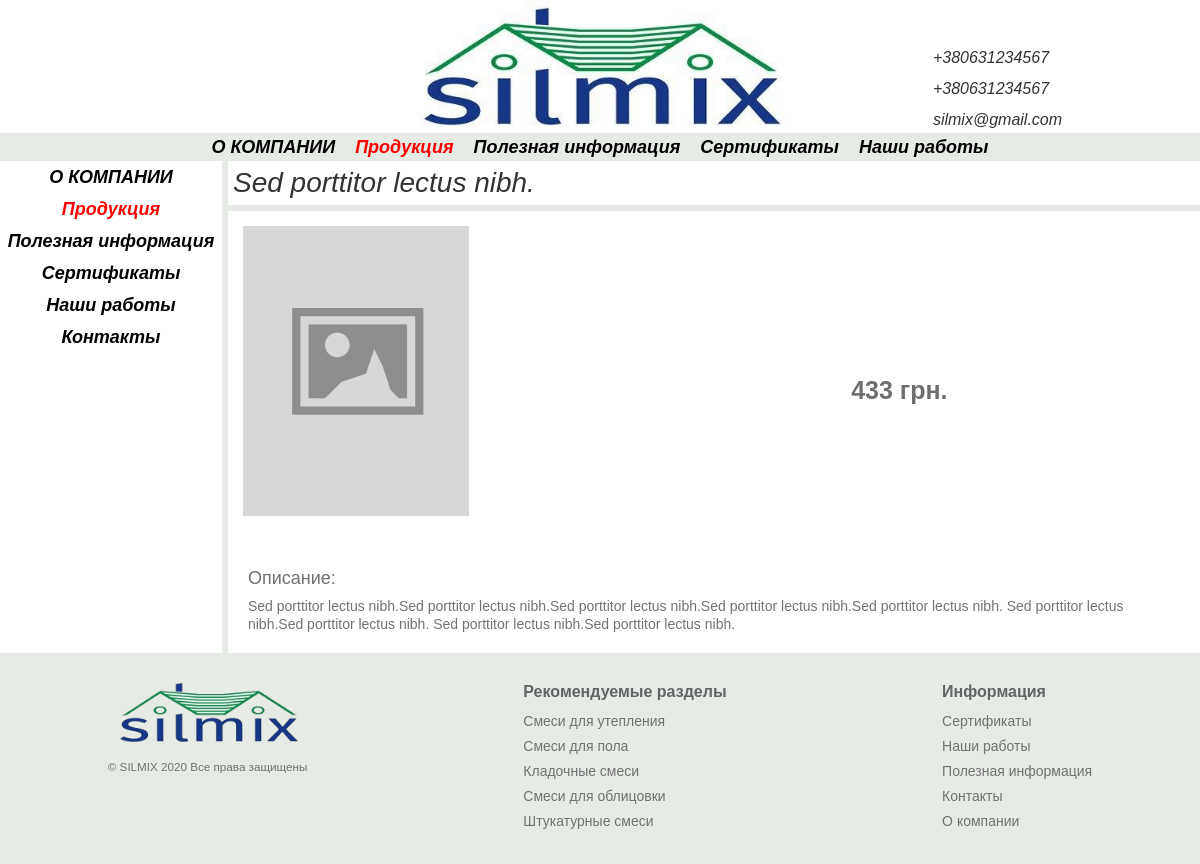
The page /smesi-dlya-utepleniya/sed-porttitor-lectus-nibh-3 on the database its author committed.
### catalog/models.py (models this page shows, shortened)
class Product(models.Model):
    name = models.CharField('Название', max_length=150)
    price = models.FloatField('Цена', blank=True, null=True)
    title = models.CharField(
        "СЕО  Заголовок", max_length=165, null=True, blank=True,
        default=''
    )
    seoDescription = models.TextField(
        'СЕО описание страницы с товаром(скрытое)', blank=True, null=True
    )
    seoKeywords = models.TextField(
        'СЕО ключевые фразы', blank=True, null=True
    )
    description = RichTextField('Описание на странице', null=True, blank=True)
    position = models.FloatField(
        'Позиция', blank=True, null=True, default=0
    )
    discount = models.BooleanField('Скидка', blank=True, default=False)
    sertificate = models.BooleanField('Сертификат', blank=True, default=False)
    category = models.ForeignKey(
        Category, verbose_name="Категория", on_delete=models.CASCADE
    )
    def seoInfo(self):
        if len(self.seoDescription) == 0 and self.title == None:
            return 'Отсутствует'
        elif len(self.seoDescription) != 0 and self.title != None:
            return 'Настроено'
        else:
            return 'Не полное'
        return 'Ошибка'
    seoInfo.short_description = 'SEO товара'
    productImage = VersatileImageField(
        verbose_name='Photo', ppoi_field='ppoi', blank=True,
    )
    ppoi = PPOIField()
    slug = models.CharField(max_length=200, null=True)
    class Meta:
        verbose_name_plural = 'Товары'
        verbose_name = 'Товар'
        ordering = ['-position']

### frontend/views.py (the view)
# urls.py: path('smesi-dlya-utepleniya/<str:slug>', views.productPage),
def productPage(request, slug):
    product = Product.objects.get(slug=slug)
    return render(request, 'frontend/productPage.html', {
        'product': product,
        'index': True,
    })

### frontend/templates/frontend/productPage.html (shortened to what this page needs)
{% extends 'frontend/base.html' %}
{% load static %}
{% block meta %}
<link rel="stylesheet" href="{% static 'frontend/css/productPage.css' %}">
{% endblock meta %}
{% block content %}
<div class="title">
    <h1>{{ product.name }}</h1>
</div>
<div class="product">
    <div class="product__image">
        <div class="product__image-container">
            <img src="
            {% if product.productImage %}
            /media/{{ product.productImage }}
            {% else %}
            {% static 'frontend/images/placeholder.png' %}
            {% endif %}" alt="product.name">
        </div>
    </div>
    <div class="product__info">
        <div class="benefits">
        </div>
    </div>
    <div class="product__price">
    <span>
    {% if product.price %}
    {{ product.price|floatformat:'-2' }} грн.
    {% else %}
    <a style="text-decoration: underline" href="tel:+380631234567">Уточнить цену в офисе </a>
    {% endif %}
    </span>
    </div>
</div>
<div class="description">
    <div class="description__row">
        <div class="description__label">
            <p>Описание:</p>
        </div>
        <div class="description__text">
            {{ product.description | safe }}
        </div>
    </div>
</div>
{% endblock content %}

### frontend/static/frontend/css/base.css (style rules this page uses)
* { padding: 0; margin: 0; border: 0; }
*, *:before, *:after { -moz-box-sizing: border-box; -webkit-box-sizing: border-box; box-sizing: border-box; }
html, body { height: 100%; width: 100%; font-size: 100%; line-height: 1; font-size: 14px; -ms-text-size-adjust: 100%; -moz-text-size-adjust: 100%; -webkit-text-size-adjust: 100%; }
img { vertical-align: top; }
h1, h2, h3, h4, h5, h6 { font-size: inherit; font-weight: 400; }
html { overflow-y: scroll; scroll-behavior: smooth; }
body { background: #e6ebe5; font-family: Arial, Helvetica, sans-serif; color: #333; }
.title { display: block; font-size: 18px; font-style: italic; padding: 8px 0 8px 5px; border-bottom: 6px solid #e6ebe5; }
.title h1 { font-size: 28px; }

### frontend/static/frontend/css/productPage.css (style rules this page uses)
.product { display: flex; }
.product__image-container { max-width: 380px; }
.product__image { position: relative; display: flex; padding: 15px 15px 0 15px; flex: 0 1 33%; }
.product__image img { width: 100%; object-fit: contain; }
.product__price { display: flex; flex: 1; margin: auto; justify-content: center; }
.product__price span { padding: 10px 0 10px 5px; color: #6f6f6f; font-size: 25px; font-family: Arial, sans-serif; font-weight: bold; position: relative; }
.product__info { overflow: hidden; position: relative; height: 350px; margin-top: 8px; padding-left: 25px; max-width: 400px; }
.benefits { display: flex; flex-flow: column; width: 115%; }
.description { padding: 0 20px; margin: 0 0 20px 0; }
.description__label { margin-bottom: 10px; }
.description__label p { color: #727272; font-size: 18px; }
.description__text { color: #727272; line-height: 18px; }

### rows shown on the page
Product: name "Sed porttitor lectus nibh.", price "433", description "Sed porttitor lectus nibh.Sed porttitor lectus nibh.Sed porttitor lectus nibh.Sed porttitor lectus nibh.Sed porttitor lectus nibh. Sed porttitor lectus nibh.Sed porttitor lectus nibh. Sed porttitor lectus nibh.Sed porttitor lectus nibh."
